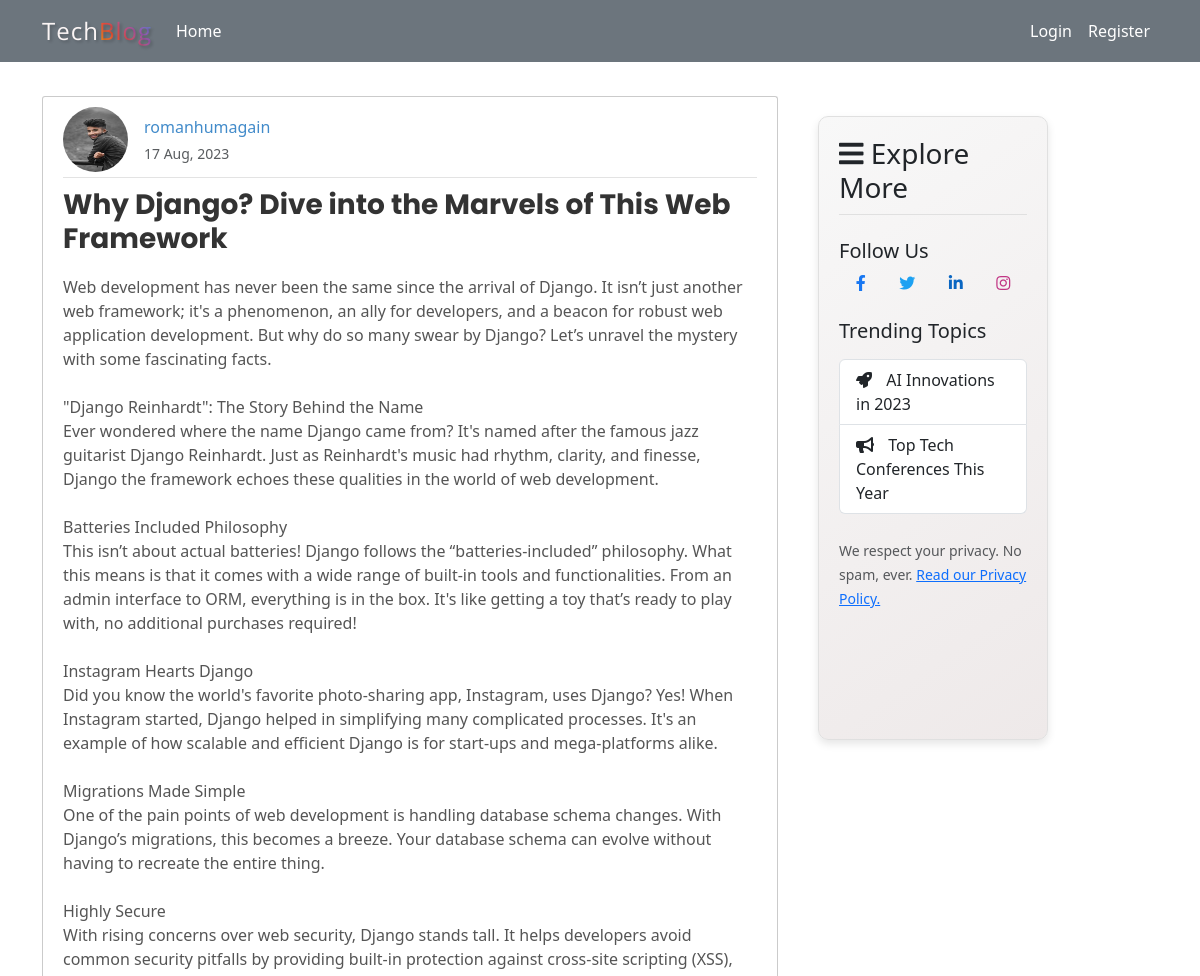
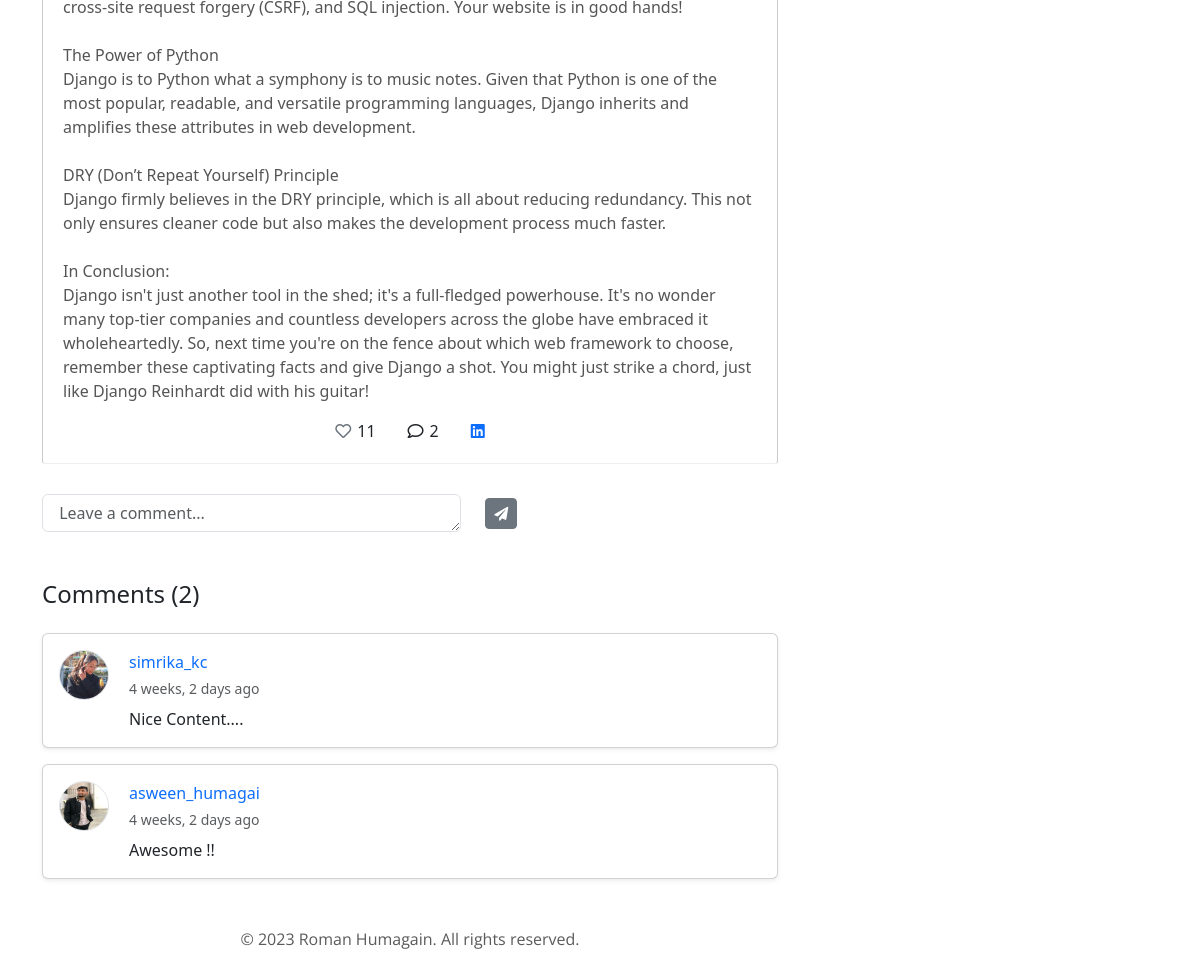
/post-details/why-django-dive-into-the-marvels-of-this-web-framework-30c3efc6-9f26-4bd6-948d-80f9e69008d9/, run on the app's committed database (2 pictures, top to bottom).
### Blog/models.py (models this page shows, shortened)
class BlogPost(models.Model):
  author = models.ForeignKey(User , on_delete=models.CASCADE , related_name='posts')
  slug = models.SlugField(null=True,unique=True)
  title = models.CharField(max_length=100)
  content = models.TextField()
  image = models.ImageField(null= True , blank=True, upload_to='blog_image')
  date_posted = models.DateTimeField(default = timezone.now)
  likes_count = models.IntegerField(null=True, default=0)
  is_archived = models.BooleanField(default=False)
  objects = BlogPostManager()
  all_objects = models.Manager()
  def get_absolute_url(self):
    return reverse('post-details' , kwargs={'slug':self.slug})

class BlogComment(models.Model):
  user = models.ForeignKey(User , on_delete=models.CASCADE)
  post = models.ForeignKey(BlogPost , on_delete=models.CASCADE)
  comment = models.TextField()
  parent_comment = models.ForeignKey('self' , on_delete=models.CASCADE , null=True )
  comment_posted_date = models.DateTimeField(default= timezone.now)

### Users/models.py (models this page shows, shortened)
class Profile(models.Model):
    user = models.OneToOneField(User, on_delete=models.CASCADE)
    previous_logged_in_date = models.DateTimeField(null=True , blank=True)
    slug = models.SlugField(null=True,unique=True)
    profile_pic = models.ImageField(default='profile_pics/default.jpg', upload_to='profile_pics')
    bio = models.TextField(null=True, default=None)
    follower_count = models.IntegerField(null=True, default=0)
    following_count = models.IntegerField(null=True, default=0)
    following = models.ManyToManyField('self' , through = 'Follow' , related_name='followers' , symmetrical=False)

### Blog/views.py (the view)
# urls.py: path('post-details/<slug:slug>/' , PostDetailsView.as_view() , name="post-details"),
class PostDetailsView(DetailView):
  model = BlogPost
  template_name = 'blog/post_detail.html'
  def get_context_data(self, **kwargs):
    context = super().get_context_data(**kwargs)
    post = get_object_or_404(BlogPost, slug = self.kwargs.get('slug'))
    context['comments'] = BlogComment.objects.filter(post = post).order_by('-comment_posted_date')
    if self.request.user.is_authenticated:
            has_liked_post = Like.objects.filter(user=self.request.user , post = post).exists()
            context['has_liked_post'] = has_liked_post
    return context

### Blog/context_processors.py (called while the page is built, shortened)
def notification_count(request):
    return {}

### Blog/manager.py (called while the page is built)
  def get_queryset(self) -> QuerySet:
    return super().get_queryset().filter(is_archived = False)

### Blog/templates/blog/post_detail.html (shortened to what this page needs)
{% extends 'blog/base.html' %}
{% load static %}
{% block body %}
{% load humanize %}
<article class="media content-section">
    <div class="media-body">
        <div class="article-metadata d-flex flex-column flex-md-row justify-content-between">
            <div class="d-flex flex-column flex-md-row align-items-start align-items-md-center mb-2 mb-md-1">
                <img class="rounded-circle article-img mr-md-3" src="{{ object.author.profile.profile_pic.url }}"
                    style="width: 65px; height: 65px;">
                <div class="mt-2 mt-md-0">
                    {% if user.profile.slug == object.author.profile.slug %}
                    <a class="d-block font-weight-bold" href="{% url 'user_profile' %}">{{ object.author }}</a>
                    {% else %}
                    <a class="d-block font-weight-bold"
                        href="{% url 'user-profile-details' object.author.profile.slug  %}">{{ object.author }}</a>
                    {% endif %}
                    <small class="text-muted d-block mt-1">{{ object.date_posted|date:"j M, Y" }}</small>
                </div>
            </div>
        </div>
        <h3><a class="article-title" href="">{{ object.title }}</a></h3>
        <p class="article-content">{{ object.content }}</p>
    </div>
    <div class="icons-container d-flex justify-content-center align-items-center">
        <a href="{% url 'like_post' object.id %}"
            class="icon-link like-btn d-flex align-items-center mx-3 text-decoration-none"
            data-post-id="{{ object.id }}">
            <i
                class="{% if has_liked_post %}fas fa-heart text-danger{% else %}far fa-heart text-secondary {% endif %}"></i>
            <span class="icon-count ml-2 text-dark">{{ object.likes_count }}</span>
        </a>
        <a href="{% url 'post-details' object.slug  %}#comments"
            class="icon-link comment-icon d-flex align-items-center mx-3 text-decoration-none">
            <i class="far fa-comment text-dark"></i>
            <span class="icon-count ml-2 text-dark">{{ object.blogcomment_set.count }}</span>
        </a>
        <a href="https://www.linkedin.com/shareArticle?mini=true&url={{ request.build_absolute_uri|add:object.get_absolute_url }}&title={{ post.title }}"
            target="_blank" class="icon-link d-flex align-items-center mx-3 text-decoration-none">
            <i class="fab fa-linkedin text-primary"></i>
        </a>
    </div>
</article>
{% if not user.profile.slug == object.author.profile.slug %}
<form action="{% url 'post-comment' object.slug %}" method="POST">
    <div class="row mt-3">
        <div class="col-8 col-md-7">
            <textarea name="comment" class="form-control .small-comment-textarea" rows="1"
                placeholder=" Leave a comment..."></textarea>
        </div>
        <div class="col-2 col-md-4 d-flex align-items-center">
            <button type="submit" class="btn btn-secondary btn-sm mr-4">
                <i class="fas fa-paper-plane"></i>
            </button>
        </div>
    </div>
</form>
{% endif %}
<section class="mt-5">
    <h4 id="comments" class="mb-4">Comments ({{comments.count}})</h4>
    {% for comment in comments %}
    <div class="card mb-3 p-3 shadow-sm">
        <div class="d-flex align-items-start">
            <img class="rounded-circle border " src="{{ comment.user.profile.profile_pic.url }}"
                alt="{{ comment.user.username }}" style="width: 50px; height: 50px; margin-right: 20px;">
            <div class="flex-grow-1">
                <div class="d-flex justify-content-between align-items-center mb-1">
                    {% if comment.user.profile.slug == user.profile.slug %}
                    <a class="font-weight-bold text-primary" href="{% url 'user_profile' %}"
                        style="text-decoration: none;">{{ comment.user.username }}</a>
                    {% else %}
                    <a class="font-weight-bold" href="{% url 'user-profile-details' comment.user.profile.slug  %}"
                        style="text-decoration: none;">{{ comment.user.username }}</a>
                    {% endif %}
                </div>
                <small class="text-muted d-block mb-2">{{ comment.comment_posted_date|naturaltime }}</small>
                <p class="mb-0">{{ comment.comment }}</p>
            </div>
        </div>
    </div>
    {% empty %}
    <p class="text-muted mt-3">No comments yet. Be the first one to comment!</p>
    {% endfor %}
</section>
{% endblock body %}

### Blog/static/blog/css/base.css (style rules this page uses)
body { font-family: 'Nunito', sans-serif; background-color: #fff; color: #333; }
.content-section { background: #ffffff; padding: 10px 20px; border: 1px solid #cbcbcb; border-radius: 3px; margin-bottom: 20px; }
.article-title { color: #444444; text-decoration: none; }
.article-img { height: 65px; width: 65px; margin-right: 16px; }
.article-metadata { padding-bottom: 1px; margin-bottom: 4px; border-bottom: 1px solid #e3e3e3; text-decoration: none; }
.article-metadata a { font-weight: normal; color: #428bca; text-decoration: none; }
.article-title { font-family: 'Poppins', sans-serif; font-weight: 700; color: #333; text-decoration: none; margin-top: 10px; display: block; }
.article-content { font-size: 16px; line-height: 1.5; color: #555; margin-top: 20px; }
.article-content { white-space: pre-line; }
.media.content-section { margin-bottom: 30px; border-bottom: 1px solid #eee; padding-bottom: 20px; }
.text-muted { font-weight: lighter; }

### data on the page
BlogPost: author.profile.profile_pic (picture), author "romanhumagain", date_posted "17 Aug, 2023", title "Why Django? Dive into the Marvels of This Web Framework", content "Web development has never been the same since the arrival of Django. It isn’t just another web framework; it's a phenomenon, an ally for developers, and a beacon for robust web application development. But why do so many swear by Django? Let’s unravel the mystery with some fascinating facts. \"Django Reinhardt\": The Story Behind the Name Ever wondered where the name Django came from? It's named after the famous jazz guitarist Django Reinhardt. Just as Reinhardt's music had rhythm, clarity, and finesse, Django the framework echoes these qualities in the world of web development. Batteries Included Philosophy This isn’t about actual batteries! Django follows the “batteries-included”…", likes_count "11", blogcomment_set.count "2"
BlogComment: user.profile.profile_pic (picture), user.username "simrika_kc", comment_posted_date "4 weeks, 2 days ago", comment "Nice Content...."
BlogComment: user.profile.profile_pic (picture), user.username "asween_humagai", comment_posted_date "4 weeks, 2 days ago", comment "Awesome !!"

### other printed values
{{ comments.count }} "2"
